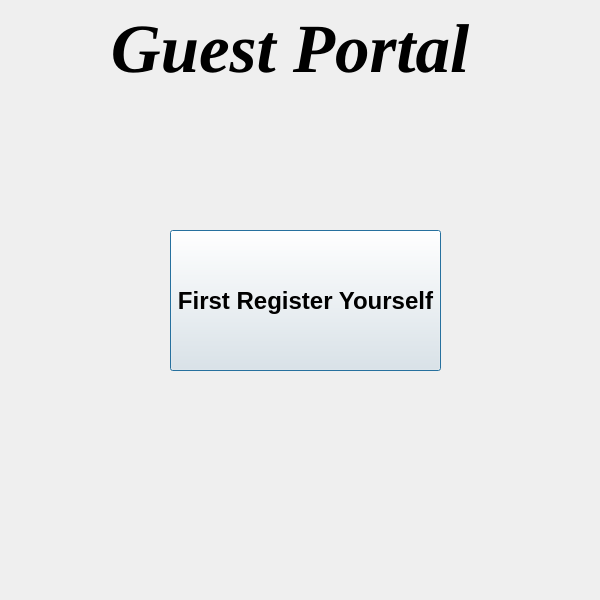
<?xml version="1.0" encoding="UTF-8"?>
<ui version="4.0">
 <class>Customer</class>
 <widget class="QDialog" name="Customer">
  <property name="geometry">
   <rect>
    <x>0</x>
    <y>0</y>
    <width>600</width>
    <height>600</height>
   </rect>
  </property>
  <property name="font">
   <font>
    <pointsize>52</pointsize>
   </font>
  </property>
  <property name="windowTitle">
   <string>Customer</string>
  </property>
  <widget class="QWidget" name="formLayoutWidget">
   <property name="geometry">
    <rect>
     <x>110</x>
     <y>10</y>
     <width>371</width>
     <height>121</height>
    </rect>
   </property>
   <layout class="QFormLayout" name="formLayout">
    <property name="labelAlignment">
     <set>Qt::AlignCenter</set>
    </property>
    <property name="horizontalSpacing">
     <number>0</number>
    </property>
    <property name="verticalSpacing">
     <number>0</number>
    </property>
    <item row="0" column="0">
     <widget class="QLabel" name="label">
      <property name="sizeIncrement">
       <size>
        <width>12</width>
        <height>0</height>
       </size>
      </property>
      <property name="baseSize">
       <size>
        <width>15</width>
        <height>0</height>
       </size>
      </property>
      <property name="font">
       <font>
        <family>Times New Roman</family>
        <pointsize>52</pointsize>
        <italic>true</italic>
        <bold>true</bold>
       </font>
      </property>
      <property name="text">
       <string>Guest Portal</string>
      </property>
      <property name="alignment">
       <set>Qt::AlignCenter</set>
      </property>
     </widget>
    </item>
   </layout>
  </widget>
  <widget class="QPushButton" name="pushButton">
   <property name="geometry">
    <rect>
     <x>170</x>
     <y>230</y>
     <width>271</width>
     <height>141</height>
    </rect>
   </property>
   <property name="font">
    <font>
     <pointsize>18</pointsize>
     <bold>true</bold>
    </font>
   </property>
   <property name="text">
    <string>First Register Yourself</string>
   </property>
  </widget>
 </widget>
 <resources/>
 <connections/>
</ui>
